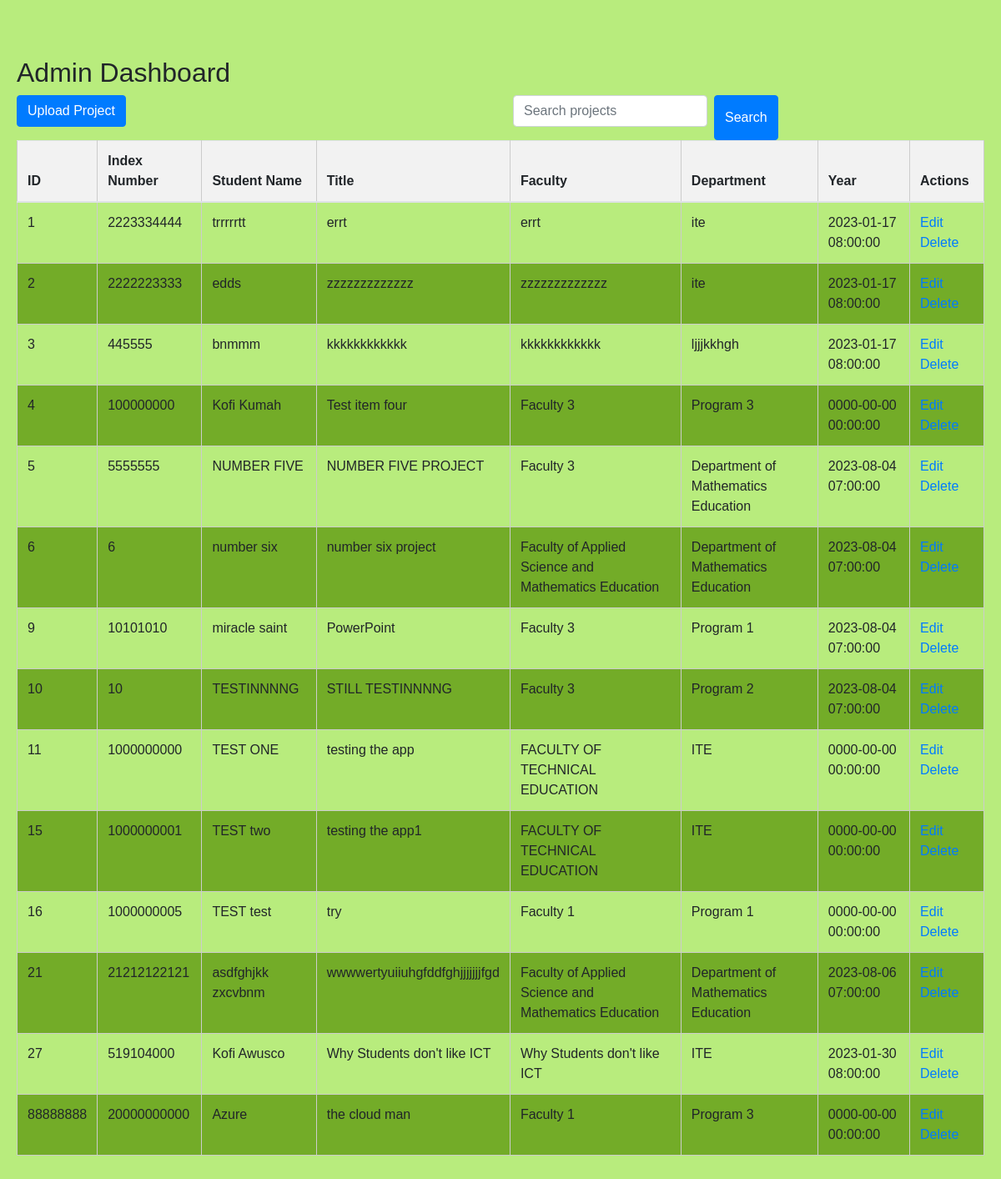
The page /admin_dashboard.php on the database its author committed.
### tables this page shows
CREATE TABLE `project` (
  `id` bigint(20) NOT NULL,
  `index_number` varchar(15) NOT NULL,
  `stu_name` varchar(255) NOT NULL,
  `title` varchar(255) NOT NULL,
  `faculty` varchar(255) NOT NULL,
  `study_program` varchar(255) NOT NULL,
  `defence_date` timestamp NOT NULL DEFAULT current_timestamp() ON UPDATE current_timestamp()
);

### admin_dashboard.php (the view, shortened to what this page needs)
<?php
include_once "db_connection.php";
if (isset($_GET['search']) && !empty($_GET['search'])) {
  $search = $_GET['search'];
  $query = "SELECT * FROM project WHERE
            id LIKE '%$search%' OR
            index_number LIKE '%$search%' OR
            stu_name LIKE '%$search%' OR
            title LIKE '%$search%' OR
            faculty LIKE '%$search%' OR
            study_program LIKE '%$search%' OR
            defence_date LIKE '%$search%'";
} else {
  $query = "SELECT * FROM project";
}
$result = mysqli_query($conn, $query);
?>
<!DOCTYPE html>
<html>
<head>
  <link rel="stylesheet" href="https://stackpath.bootstrapcdn.com/bootstrap/4.5.2/css/bootstrap.min.css">
  <link rel="stylesheet" type="text/css" href="CSS/admin.css">
</head>
<body>
        <main>
    <div class="container mt-5">
    <h2>Admin Dashboard</h2>
        <div class="row">
            <div class="col-md-6">
                <a href="testing.html" class="btn btn-primary">Upload Project</a>
            </div>
            <div class="col-md-6">
                <form action="admin_dashboard.php" method="get" class="d-flex">
                    <div class="form-group">
                        <input type="text" name="search" placeholder="Search projects" class="form-control">
                    </div>
                    <button type="submit" class="btn btn-primary ml-2">Search</button>
                </form>
            </div>
        </div>
      <table class="table">
        <thead>
          <tr>
            <th>ID</th>
            <th>Index Number</th>
            <th>Student Name</th>
            <th>Title</th>
            <th>Faculty</th>
            <th>Department</th>
            <th>Year</th>
            <th>Actions</th>
          </tr>
        </thead>
        <tbody>
          <?php while ($row = mysqli_fetch_assoc($result)) { ?>
            <tr>
              <td><?php echo $row['id']; ?></td>
              <td><?php echo $row['index_number']; ?></td>
              <td><?php echo $row['stu_name']; ?></td>
              <td><?php echo $row['title']; ?></td>
              <td><?php echo $row['faculty']; ?></td>
              <td><?php echo $row['study_program']; ?></td>
              <td><?php echo $row['defence_date']; ?></td>
              <td>
                <a href="edit_project.php?id=<?php echo $row['id']; ?>">Edit</a>
                <a href="delete_project.php?id=<?php echo $row['id']; ?>" onclick="return confirm('Are you sure you want to delete this project?')">Delete</a>
              </td>
            </tr>
          <?php } ?>
        </tbody>
      </table>
    </div>
  </main>
</body>
</html>

### CSS/admin.css (style rules this page uses)
body { background-color: #b8ec7d; font-family: Arial, sans-serif; margin: 0; padding: 0; }
.container { max-width: 1200px; margin: 0 auto; padding: 20px; }
table { width: 100%; border-collapse: collapse; border: 1px solid #ccc; margin-bottom: 20px; }
th, td { padding: 10px; border: 1px solid #ccc; text-align: left; }
th { background-color: #f2f2f2; }
.table tbody tr:nth-child(even) { background-color: #73ac28; }
tr:nth-child(even) { background-color: #f2f2f2; }

### rows shown on the page
project: id "1", index_number "2223334444", stu_name "trrrrrtt", title "errt", faculty "errt", study_program "ite", defence_date "2023-01-17 08:00:00"
project: id "2", index_number "2222223333", stu_name "edds", title "zzzzzzzzzzzzz", faculty "zzzzzzzzzzzzz", study_program "ite", defence_date "2023-01-17 08:00:00"
project: id "3", index_number "445555", stu_name "bnmmm", title "kkkkkkkkkkkk", faculty "kkkkkkkkkkkk", study_program "ljjjkkhgh", defence_date "2023-01-17 08:00:00"
project: id "4", index_number "100000000", stu_name "Kofi Kumah", title "Test item four", faculty "Faculty 3", study_program "Program 3", defence_date "0000-00-00 00:00:00"
project: id "5", index_number "5555555", stu_name "NUMBER FIVE", title "NUMBER FIVE PROJECT", faculty "Faculty 3", study_program "Department of Mathematics Education", defence_date "2023-08-04 07:00:00"
project: id "6", index_number "6", stu_name "number six", title "number six project", faculty "Faculty of Applied Science and Mathematics Education", study_program "Department of Mathematics Education", defence_date "2023-08-04 07:00:00"
project: id "9", index_number "10101010", stu_name "miracle saint", title "PowerPoint", faculty "Faculty 3", study_program "Program 1", defence_date "2023-08-04 07:00:00"
project: id "10", index_number "10", stu_name "TESTINNNNG", title "STILL TESTINNNNG", faculty "Faculty 3", study_program "Program 2", defence_date "2023-08-04 07:00:00"
project: id "11", index_number "1000000000", stu_name "TEST ONE", title "testing the app", faculty "FACULTY OF TECHNICAL EDUCATION", study_program "ITE", defence_date "0000-00-00 00:00:00"
project: id "15", index_number "1000000001", stu_name "TEST two", title "testing the app1", faculty "FACULTY OF TECHNICAL EDUCATION", study_program "ITE", defence_date "0000-00-00 00:00:00"
project: id "16", index_number "1000000005", stu_name "TEST test", title "try", faculty "Faculty 1", study_program "Program 1", defence_date "0000-00-00 00:00:00"
project: id "21", index_number "21212122121", stu_name "asdfghjkk zxcvbnm", title "wwwwertyuiiuhgfddfghjjjjjjjfgd", faculty "Faculty of Applied Science and Mathematics Education", study_program "Department of Mathematics Education", defence_date "2023-08-06 07:00:00"
project: id "27", index_number "519104000", stu_name "Kofi Awusco", title "Why Students don't like ICT", faculty "Why Students don't like ICT", study_program "ITE", defence_date "2023-01-30 08:00:00"
project: id "88888888", index_number "20000000000", stu_name "Azure", title "the cloud man", faculty "Faculty 1", study_program "Program 3", defence_date "0000-00-00 00:00:00"
